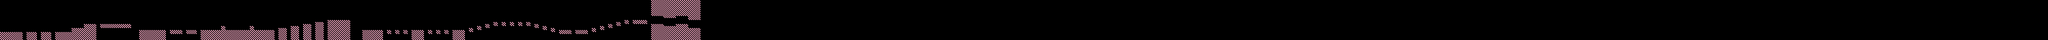

Tiled map render using the project's own tile images. Description and the map definition, with tile-layer contents summarised, below:
An orthogonal 1000x20 tile map with 16x16 px tiles, 1 tile layer (Tilelaag 1) and 45 objects (45x object).

<map version="1.0" orientation="orthogonal" renderorder="right-down" width="1000" height="20" tilewidth="16" tileheight="16">
 <tileset firstgid="1" name="pink_black_box_16x16" tilewidth="16" tileheight="16">
  <image source="pink_black_box_16x16.png" width="16" height="16" />
 </tileset>
 <layer name="Tilelaag 1" width="1000" height="20">
  <data>[20000 cells, 1355 non-empty, 1 distinct tile ids]</data>
 </layer>
 <objectgroup name="Objectlaag 1">
  <object name="ground" type="object" x="0" y="256.182" width="175.818" height="64.3636" />
  <object name="ground" type="object" x="208" y="256" width="80" height="64" />
  <object name="ground" type="object" x="432" y="256">
   <polyline points="0,0 128,0 128,-32 224,-32 224,-64 320,-64 320,64 0,64 0,0" />
  </object>
  <object name="ground" type="object" x="784" y="192" width="240" height="32" />
  <object name="ground" type="object" x="1088" y="240" width="208" height="80" />
  <object name="ground" type="object" x="1328" y="240" width="96" height="32" />
  <object name="ground" type="object" x="1456" y="240" width="80" height="32" />
  <object name="ground" type="object" x="320" y="256" width="80" height="64" />
  <object name="ground" type="object" x="2176" y="224" width="64" height="96" />
  <object name="ground" type="object" x="2272" y="208" width="64" height="112" />
  <object name="ground" type="object" x="2368" y="192" width="64" height="128" />
  <object name="ground" type="object" x="2464" y="176" width="64" height="144" />
  <object name="ground" type="object" x="2560" y="160" width="176" height="160" />
  <object name="ground" type="object" x="2832" y="240" width="160" height="80" />
  <object name="ground" type="object" x="3024" y="240" width="32" height="32" />
  <object name="ground" type="object" x="3088" y="240" width="32" height="32" />
  <object name="ground" type="object" x="3152" y="240" width="32" height="32" />
  <object name="ground" type="object" x="3216" y="240" width="96" height="80" />
  <object name="ground" type="object" x="3344" y="240" width="32" height="32" />
  <object name="ground" type="object" x="3408" y="240" width="32" height="32" />
  <object name="ground" type="object" x="3472" y="240" width="32" height="32" />
  <object name="ground" type="object" x="3536" y="240" width="96" height="80" />
  <object name="ground" type="object" x="3664" y="224" width="32" height="32" />
  <object name="ground" type="object" x="3728" y="208" width="32" height="32" />
  <object name="ground" type="object" x="3792" y="192" width="32" height="32" />
  <object name="ground" type="object" x="3856" y="176" width="32" height="32" />
  <object name="ground" type="object" x="3920" y="176" width="32" height="32" />
  <object name="ground" type="object" x="3984" y="176" width="32" height="32" />
  <object name="ground" type="object" x="4048" y="176" width="32" height="32" />
  <object name="ground" type="object" x="4112" y="176" width="32" height="32" />
  <object name="ground" type="object" x="4176" y="192" width="32" height="32" />
  <object name="ground" type="object" x="4240" y="208" width="32" height="32" />
  <object name="ground" type="object" x="4304" y="224" width="32" height="32" />
  <object name="ground" type="object" x="4368" y="240" width="96" height="32" />
  <object name="ground" type="object" x="4496" y="240" width="96" height="32" />
  <object name="ground" type="object" x="4624" y="224" width="32" height="32" />
  <object name="ground" type="object" x="4688" y="208" width="32" height="32" />
  <object name="ground" type="object" x="4752" y="192" width="32" height="32" />
  <object name="ground" type="object" x="4816" y="176" width="32" height="32" />
  <object name="ground" type="object" x="4880" y="160" width="32" height="32" />
  <object name="ground" type="object" x="4944" y="160" width="112" height="32" />
  <object name="ground" type="object" x="5088" y="0">
   <polyline points="0,0 384,0 384,160 288,160 288,128 192,128 192,144 96,144 96,128 0,128 0,0" />
  </object>
  <object name="ground" type="object" x="5088" y="192">
   <polyline points="0,0 96,0 96,16 192,16 192,0 288,0 288,32 384,32 384,128 0,128 0,0" />
  </object>
  <object name="ground" type="object" x="1568" y="240">
   <polyline points="0,0 0,80 576,80 576,0 416,0 416,-32 384,-32 384,0 192,0 192,-32 160,-32 160,0 0,0" />
  </object>
  <object name="spawn" type="object" x="80" y="224" />
 </objectgroup>
</map>